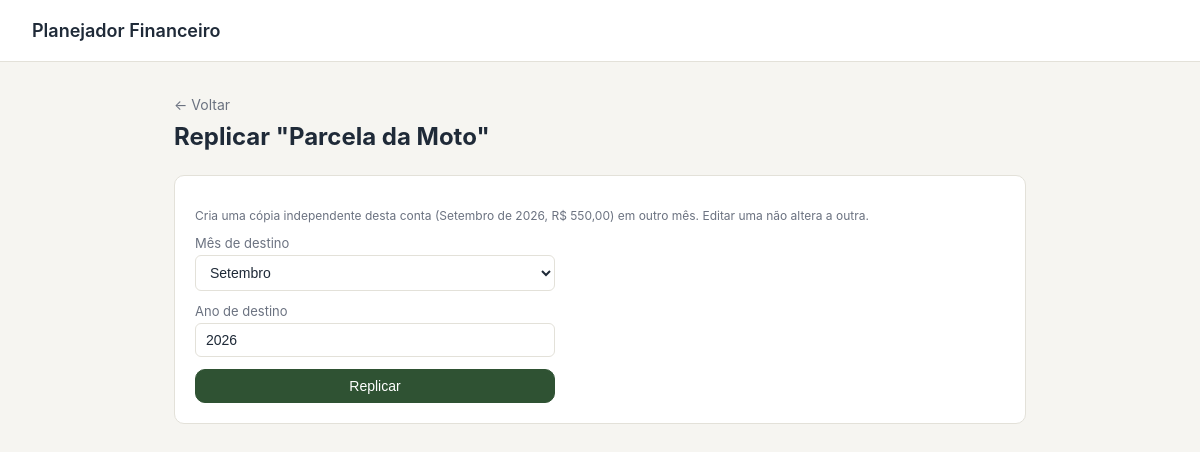
Screenshot of /item/6/replicar with the database file from the repository.
### tables this page shows
CREATE TABLE items (
            id INTEGER PRIMARY KEY AUTOINCREMENT,
            year INTEGER NOT NULL,
            month INTEGER NOT NULL,
            name TEXT NOT NULL,
            amount REAL NOT NULL,
            type TEXT NOT NULL
                CHECK(type IN ('fixa', 'variavel', 'receber')),
            group_id TEXT,
            installment_index INTEGER,
            installment_total INTEGER,
            created_at TEXT NOT NULL
        , link TEXT, card_id INTEGER, invoice_id INTEGER, is_invoice INTEGER NOT NULL DEFAULT 0, estimated INTEGER NOT NULL DEFAULT 0, paid INTEGER NOT NULL DEFAULT 0);

### app.py (the view, shortened to what this page needs)
@app.route(
    "/item/<int:item_id>/replicar",
    methods=["GET", "POST"],
)
def replicate_item(item_id):
    db = get_db()
    item = db.execute(
        """
        SELECT *
        FROM items
        WHERE id = ?
        """,
        (item_id,),
    ).fetchone()
    if item is None:
        abort(404)
    return render_template(
        "replicate_item.html",
        item=item,
        origin_month_name=month_name(
            item["month"]
        ),
        month_options=[
            (m, month_name(m))
            for m in range(1, 13)
        ],
    )

### app.py (called while the page is built)
def get_db():
    if "db" not in g:
        g.db = sqlite3.connect(DB_PATH)
        g.db.row_factory = sqlite3.Row
        g.db.execute("PRAGMA foreign_keys = ON")
    return g.db

def brl(value):
    try:
        value = float(value or 0)
    except (TypeError, ValueError):
        value = 0.0
    s = f"{value:,.2f}"
    s = (
        s
        .replace(",", "X")
        .replace(".", ",")
        .replace("X", ".")
    )
    return f"R$ {s}"

def month_name(month):
    return MONTH_NAMES[month - 1]

### templates/replicate_item.html (shortened to what this page needs)
{% extends "base.html" %}
{% block content %}
  <div class="month-header">
    <a class="back-link" href="{{ url_for('month_view', year=item.year, month=item.month) }}">&#8592; Voltar</a>
    <h1>Replicar "{{ item.name }}"</h1>
  </div>
  <div class="add-form-card">
    <p class="hint">
      Cria uma cópia independente desta conta ({{ origin_month_name }} de {{ item.year }},
      {{ item.amount | brl }}) em outro mês. Editar uma não altera a outra.
    </p>
    <form method="post" class="add-form">
      <div class="form-row">
        <label for="target_month">Mês de destino</label>
        <select id="target_month" name="target_month">
          {% for m, name in month_options %}
            <option value="{{ m }}" {{ 'selected' if m == item.month else '' }}>{{ name }}</option>
          {% endfor %}
        </select>
      </div>
      <div class="form-row">
        <label for="target_year">Ano de destino</label>
        <input type="number" id="target_year" name="target_year" value="{{ item.year }}">
      </div>
      <button type="submit" class="btn btn-primary">Replicar</button>
    </form>
  </div>
{% endblock %}

### static/style.css (style rules this page uses)
:root { --bg: #F6F5F1; --surface: #FFFFFF; --ink: #1F2A38; --ink-muted: #6B7280; --border: #E3E1D9; --accent: #2F5233; --accent-bg: #E7EEE4; --negative: #A3372E; --negative-bg: #F7E9E7; --positive: #2F6B4F; --positive-bg: #E5F0E8; --radius: 10px; }
* { box-sizing: border-box; }
body { margin: 0; background: var(--bg); color: var(--ink); font-family: -apple-system, "Segoe UI", Roboto, Helvetica, Arial, sans-serif; }
.btn { display: inline-block; padding: 8px 14px; border: 1px solid var(--border); border-radius: var(--radius); background: var(--surface); color: var(--ink); text-decoration: none; cursor: pointer; font-size: 14px; }
.btn-primary { background: var(--accent); border-color: var(--accent); color: #fff; }
.month-header { margin-bottom: 24px; }
.month-header h1 { margin: 8px 0 0; font-size: 24px; }
.back-link { color: var(--ink-muted); text-decoration: none; font-size: 14px; }
.add-form-card { background: var(--surface); border: 1px solid var(--border); border-radius: var(--radius); padding: 20px; }
.add-form { display: flex; flex-direction: column; gap: 12px; max-width: 360px; }
.form-row { display: flex; flex-direction: column; gap: 4px; }
.form-row label { font-size: 13px; color: var(--ink-muted); }
.form-row input[type="text"], .form-row input[type="number"], .form-row select { padding: 8px 10px; border: 1px solid var(--border); border-radius: 6px; font-size: 14px; background: var(--surface); color: var(--ink); }
.hint { font-size: 12px; color: var(--ink-muted); }

### rows the page displays
items: name "Parcela da Moto", year "2026", amount|brl "R$ 550,00", target_year "2026"

### other values shown
{{ origin_month_name }} "Setembro"
form field target_month "Setembro"
